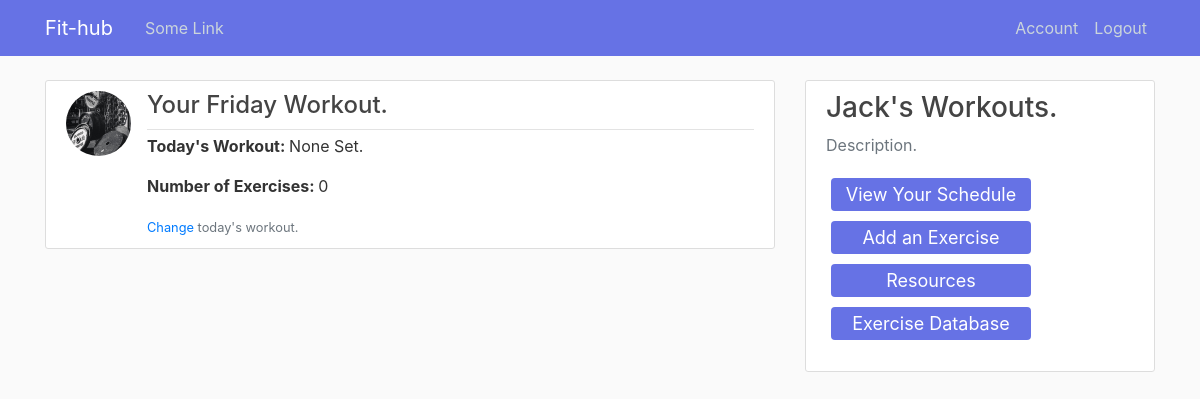
The app's page /workouts (signed in) with its own data.
### main/models.py (models this page shows, shortened)
class Schedule(db.Model):
    id = db.Column(db.Integer, unique = True, nullable = False, primary_key = True)
    day_of_week = db.Column(db.String, unique = False, nullable = False)
    workout = db.Column(db.String, unique = False, nullable = False)
    user_id = db.Column(db.Integer, db.ForeignKey('user.id'), nullable = False)

class User(db.Model, UserMixin):
    id = db.Column(db.Integer, primary_key = True)
    username = db.Column(db.String(20), unique = True, nullable = False)
    first_name = db.Column(db.String(50), unique = False, nullable = False)
    last_name = db.Column(db.String(50), unique = False, nullable = False)
    email = db.Column(db.String(120), unique = True, nullable = False)
    profile_image = db.Column(db.String(20), unique = False, nullable = False, default = 'default_image.jpg')
    password = db.Column(db.String(60), nullable = False)
    date_joined = db.Column(db.String, nullable = False, default = datetime.strftime(datetime.today(), "%b %d %Y"))
    profile = db.relationship('Profile', backref = 'user', lazy = True)
    meal = db.relationship('Meal', backref = 'user', lazy = True)

### main/routes.py (the view)
@app.route("/workouts")
def workouts():
    if current_user.is_authenticated:
        day = datetime.strftime(datetime.now(), "%A")
        workout = Schedule.query.filter(Schedule.user_id == current_user.id, Schedule.day_of_week == day).first().workout
        exercises = Exercise.query.filter(Exercise.user_id == current_user.id, Exercise.day == day).all()
        return render_template('workouts.html', title = 'Workouts', today = day, workout = workout, exercises = exercises)
    else:
        return redirect(url_for('home'))

### main/models.py (called while the page is built)
@login_manager.user_loader
def load_user(user_id):
    return User.query.get(int(user_id))

### main/templates/workouts.html (shortened to what this page needs)
{% extends "layout.html" %}
{% block content %}
    {%  if current_user.is_authenticated %}
      <article class="media content-section">
        <img class="rounded-circle article-img" src="{{ url_for('static', filename='images/workout-' + today + '.jpg') }}">
        <div class="media-body">
          <div class="article-metadata">
            <h4>Your {{ today }} Workout.</h4>
          </div>
          <ul>
            <li><p><strong>Today's Workout: </strong>{{ workout }}</p></li>
            <li><p><strong>Number of Exercises: </strong>{{ exercises|length }}</p></li>
          </ul>
          <small class="text-muted"><a href="{{ url_for('update_workout1', today = today) }}">Change</a> today's workout.</small>
        </div>
      </article>
    {% else %}
    <h2>Workout </h2>
{% endif %}
{% endblock content %}
{% block content1 %}
    <div class="col-md-4">
        <div class="content-section1">
         {%  if current_user.is_authenticated %}
         <h3>{{ current_user.first_name }}'s Workouts.</h3>
         <p class='text-muted'>Description.
            <ul class="list-group">
              <a href="{{ url_for('view_schedule') }}" class="button3">
                <span>View Your Schedule</span></a>
              <a href="{{ url_for('add_exercise1', today = today) }}" class="button3">
              	<span>Add an Exercise</span></a>
              <a href="" class="button3">
                <span>Resources</span></a>
              <a href="{{ url_for('exercise_db') }}" class="button3">
              	<span>Exercise Database</span></a>
          {% endif %}
            </ul>
         </p>
        </div>
    </div>
{% endblock content1 %}

### main/static/main.css (style rules this page uses)
body { background: #fafafa; color: #333333; margin-top: 5rem; list-style: none; }
h1, h2, h3, h4, h5, h6 { color: #444444; }
ul { padding: 0; list-style-type: none; }
.col-md-4 { position: relative; }
.content-section { background: #ffffff; padding: 10px 20px; border: 1px solid #dddddd; border-radius: 3px; margin-bottom: 20px; }
.content-section1 { background: #ffffff; padding: 10px 20px; border: 1px solid #dddddd; border-radius: 3px; margin-bottom: 20px; position: fixed; width: 350px; }
.article-img { height: 65px; width: 65px; margin-right: 16px; }
.article-metadata { padding-bottom: 1px; margin-bottom: 4px; border-bottom: 1px solid #e3e3e3; }
.button3 { display: inline-block; border-radius: 4px; background-color: #6672E5; border: none; color: #FFFFFF; text-align: center; font-size: 18px; padding: 3px; width: 200px; transition: all 0.5s; cursor: pointer; margin: 5px; text-decoration: none; }
.button3 span { cursor: pointer; display: inline-block; position: relative; transition: 0.5s; }
.button3 span:after { content: '\00bb'; position: absolute; opacity: 0; top: 0; right: -20px; transition: 0.5s; }

### records on screen
Schedule: day_of_week "Friday", workout "None Set."
User: first_name "Jack"

### other values on screen
{{ exercises|length }} "0"
